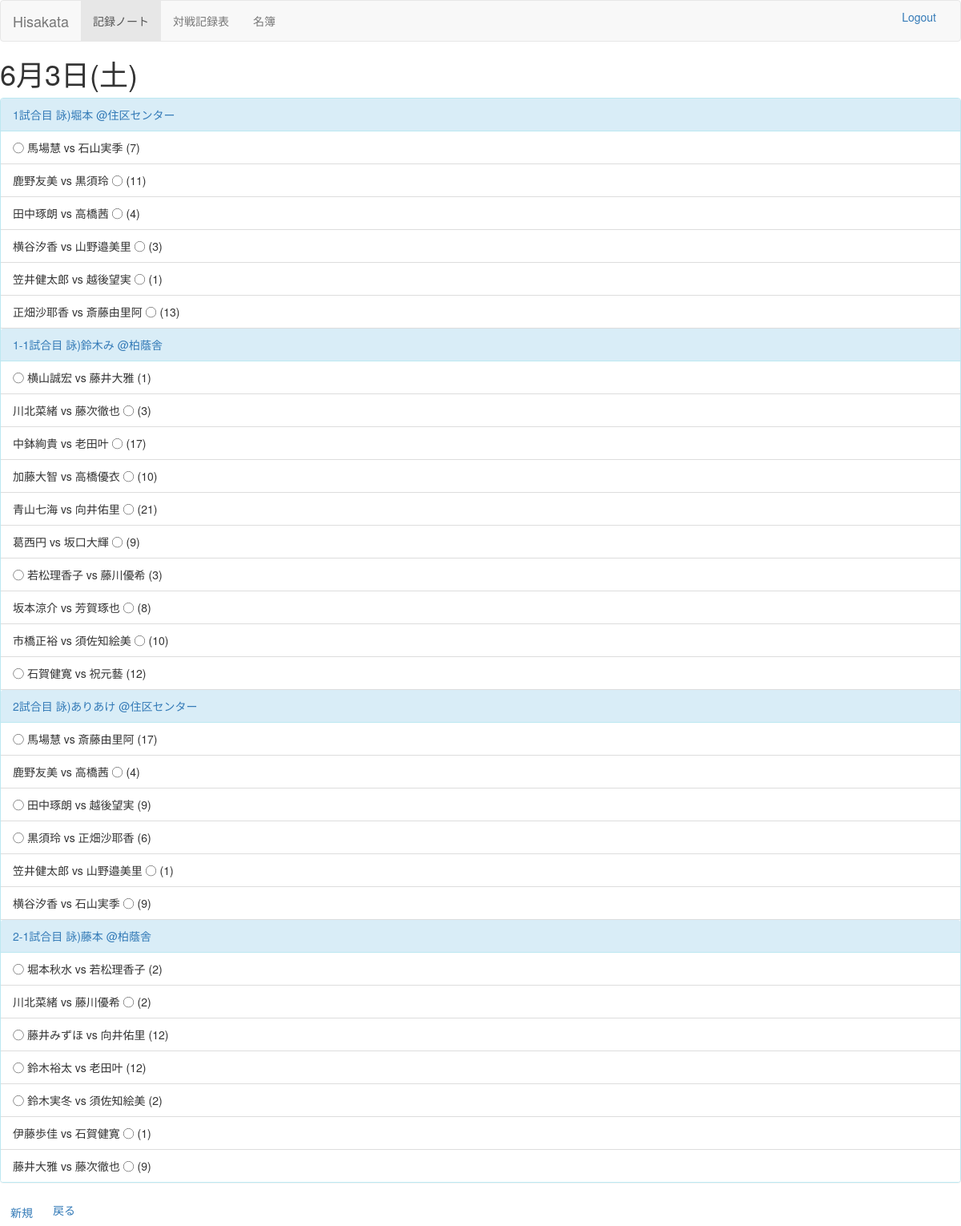
Screenshot of /hisakata/detail/2017/6/3/ (signed in) with the database file from the repository.
### hisakata/models.py (models this page shows, shortened)
class Date(models.Model):
    date = models.DateField()
    class Meta:
        ordering = ['date']

class Round(models.Model):
    class_date = models.ForeignKey('Date', on_delete=models.CASCADE)
    round = models.CharField(default='1', max_length=3)
    comment = models.TextField(default='詠)', null=True, blank=True)
    class Meta:
        ordering = ['round']

class Match(models.Model):
    WINNER_CHOICES = (
        (0, 'Undecided'),
        (1, 'player1'),
        (2, 'player2'),
    )
    round = models.ForeignKey('Round', on_delete=models.CASCADE)
    winner = models.IntegerField(choices=WINNER_CHOICES, default=0)  # player1が勝ちなら1, player2の勝ちなら2, 未定なら0
    result = models.IntegerField(default=0)
    class Meta:
        ordering = ['id']
    def player1(self):
        return self.playing_set.get(player_num=1).player.name
    def player2(self):
        return self.playing_set.get(player_num=2).player.name

class Playing(models.Model):
    PLAYER_CHOICES = (
        (1, 'player1'),
        (2, 'player2'),
    )
    player = models.ForeignKey(Player, on_delete=models.CASCADE)
    match = models.ForeignKey(Match, on_delete=models.CASCADE)
    player_num = models.IntegerField(choices=PLAYER_CHOICES, default=1)
    class Meta:
        ordering = ['match__round__class_date__date',]

class Player(models.Model):
    GRADE_CHOICE = [
        (0, '未登録'),
        (1, '新入生'),
        (2, '2年生'),
        (3, '3年生'),
        (4, '4年生'),
        (5, '院生・社会人'),
        (6, 'ゲスト'),
    ]
    name = models.CharField(max_length=20)
    match = models.ManyToManyField('Match', through='Playing', through_fields=('player', 'match'))
    grade = models.IntegerField(choices=GRADE_CHOICE, default=0)  # 基本学年(1-4,5),ゲスト6,未登録0
    class Meta:
        ordering = ['grade']

### hisakata/views.py (the view)
# urls.py: url(r'^detail/(?P<year>[0-9]+)/(?P<month>[0-9]+)/(?P<day>[0-9]+)/$', views.detailview, name='detail'),
@login_required
def detailview(request, year, month, day):
    date_num = datetime.date(int(year), int(month), int(day))
    date = get_object_or_404(models.Date, date=date_num)
    if date.round_set.count() == 0:
        new_game = 1
    else:
        new_game = int(date.round_set.last().round[0]) + 1
    return render(request, 'hisakata/detail.html', {'date': date, 'new_game': new_game, 'youbi': youbi})

### hisakata/views.py (called while the page is built)
@register.filter
def get_item(list, num):
    return list[num]

### hisakata/templates/hisakata/detail.html (shortened to what this page needs)
{% extends "hisakata/base.html" %}
{% block content %}
    <nav class="navbar navbar-default">
        <div class="container-fluid">
            <div class="navbar-header">
                <a class="navbar-brand" href="{% url "hisakata:homeview" %}">Hisakata</a>
            </div>
            <div class="collapse navbar-collapse" id="navbars">
                <ul class="nav navbar-nav">
                    <li class="active">
                        <a href="{% url "hisakata:yearlist" %}">記録ノート<span class="sr-only">(current)</span></a>
                    </li>
                    <li>
                        <a href="{% url "hisakata:tableyearlist" %}">対戦記録表</a>
                    </li>
                    <li>
                        <a href="{% url "hisakata:player" 0 %}">名簿</a>
                    </li>
                </ul>
                <ul class="nav navbar-right">
                    <li><a href="{% url "hisakata:logout" %}">Logout</a></li>
                </ul>
            </div>
        </div>
    </nav>
    <h1>{{ date.date.month }}月{{ date.date.day }}日({{ youbi|get_item:date.date.weekday }})</h1>
    <div class="panel panel-info">
        {% for round in date.round_set.all %}
            <div class="panel-heading"><a type="button"
                                          href="{% url "hisakata:edit" date.date.year date.date.month date.date.day round.round %}">{{ round.round }}試合目 {{ round.comment }}</a>
            </div>
            <ul class="list-group">
                {% for match in round.match_set.all %}
                    {% if match.winner == 0 %}
                        <li class="list-group-item">  {{ match.player1 }} vs {{ match.player2 }}</li>
                    {% elif match.winner == 1 %}
                        <li class="list-group-item">◯ {{ match.player1 }} vs {{ match.player2 }} ({{ match.result }})
                        </li>
                    {% elif match.winner == 2 %}
                        <li class="list-group-item">  {{ match.player1 }} vs {{ match.player2 }} ◯
                            ({{ match.result }})
                        </li>
                    {% endif %}
                {% endfor %}
            </ul>
        {% endfor %}
    </div>
    <button type="button" class="btn btn-link"><a
            href="{% url "hisakata:edit" date.date.year date.date.month date.date.day new_game %}">新規</a></button>
    <button type="button" class="btn-link"><a href="{% url "hisakata:datelist" date.date.year date.date.month %}">戻る</a></button>
{% endblock %}

### rows the page displays
Date: date.month "6", date.day "3", date "土"
Round: round "1", comment "詠)堀本 @住区センター"
Match: player1 "馬場慧", player2 "石山実季", result "7"
Match: player1 "鹿野友美", player2 "黒須玲", result "11"
Match: player1 "田中琢朗", player2 "高橋茜", result "4"
Match: player1 "横谷汐香", player2 "山野邉美里", result "3"
Match: player1 "笠井健太郎", player2 "越後望実", result "1"
Match: player1 "正畑沙耶香", player2 "斎藤由里阿", result "13"
Round: round "1-1", comment "詠)鈴木み @柏蔭舎"
Match: player1 "横山誠宏", player2 "藤井大雅", result "1"
Match: player1 "川北菜緒", player2 "藤次徹也", result "3"
Match: player1 "中鉢絢貴", player2 "老田叶", result "17"
Match: player1 "加藤大智", player2 "高橋優衣", result "10"
Match: player1 "青山七海", player2 "向井佑里", result "21"
Match: player1 "葛西円", player2 "坂口大輝", result "9"
Match: player1 "若松理香子", player2 "藤川優希", result "3"
Match: player1 "坂本涼介", player2 "芳賀琢也", result "8"
Match: player1 "市橋正裕", player2 "須佐知絵美", result "10"
Match: player1 "石賀健寛", player2 "祝元藝", result "12"
Round: round "2", comment "詠)ありあけ @住区センター"
Match: player1 "馬場慧", player2 "斎藤由里阿", result "17"
Match: player1 "鹿野友美", player2 "高橋茜", result "4"
Match: player1 "田中琢朗", player2 "越後望実", result "9"
Match: player1 "黒須玲", player2 "正畑沙耶香", result "6"
Match: player1 "笠井健太郎", player2 "山野邉美里", result "1"
Match: player1 "横谷汐香", player2 "石山実季", result "9"
Round: round "2-1", comment "詠)藤本 @柏蔭舎"
Match: player1 "堀本秋水", player2 "若松理香子", result "2"
Match: player1 "川北菜緒", player2 "藤川優希", result "2"
Match: player1 "藤井みずほ", player2 "向井佑里", result "12"
Match: player1 "鈴木裕太", player2 "老田叶", result "12"
Match: player1 "鈴木実冬", player2 "須佐知絵美", result "2"
Match: player1 "伊藤歩佳", player2 "石賀健寛", result "1"
Match: player1 "藤井大雅", player2 "藤次徹也", result "9"
